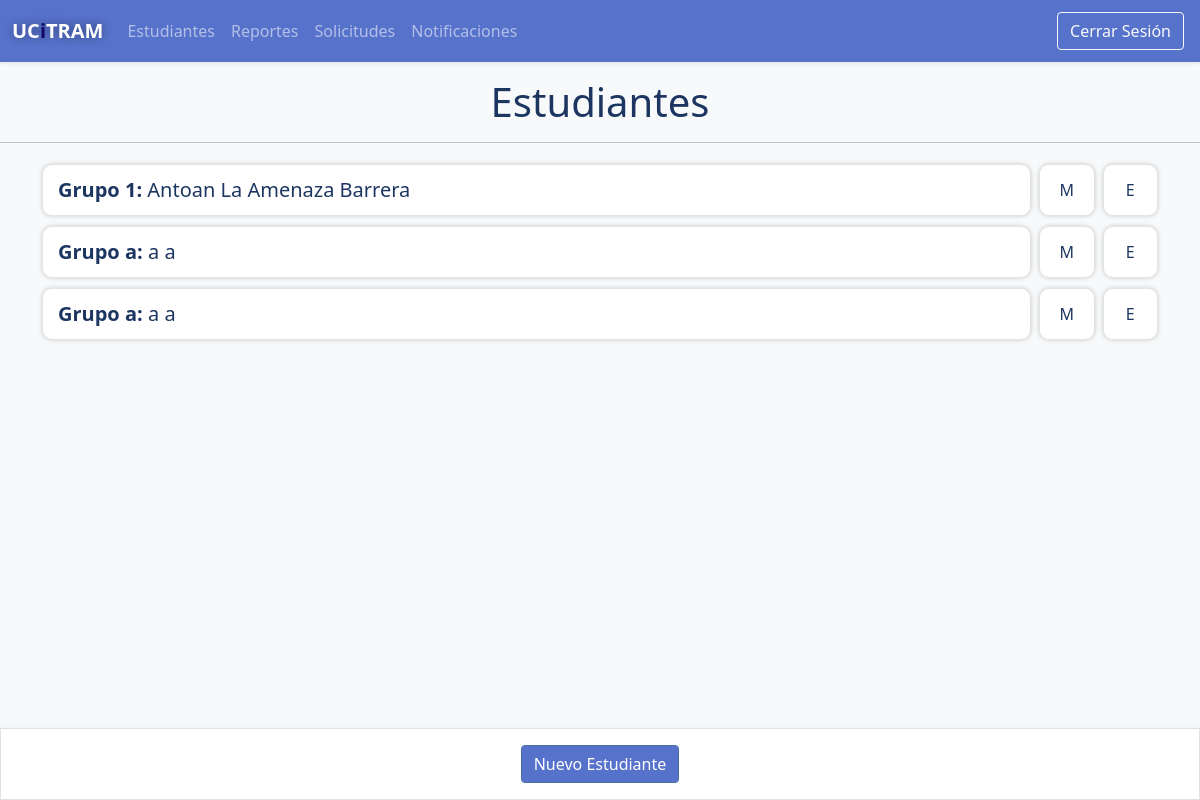
Page /secretario/estudiantes/ on the earlier database version.
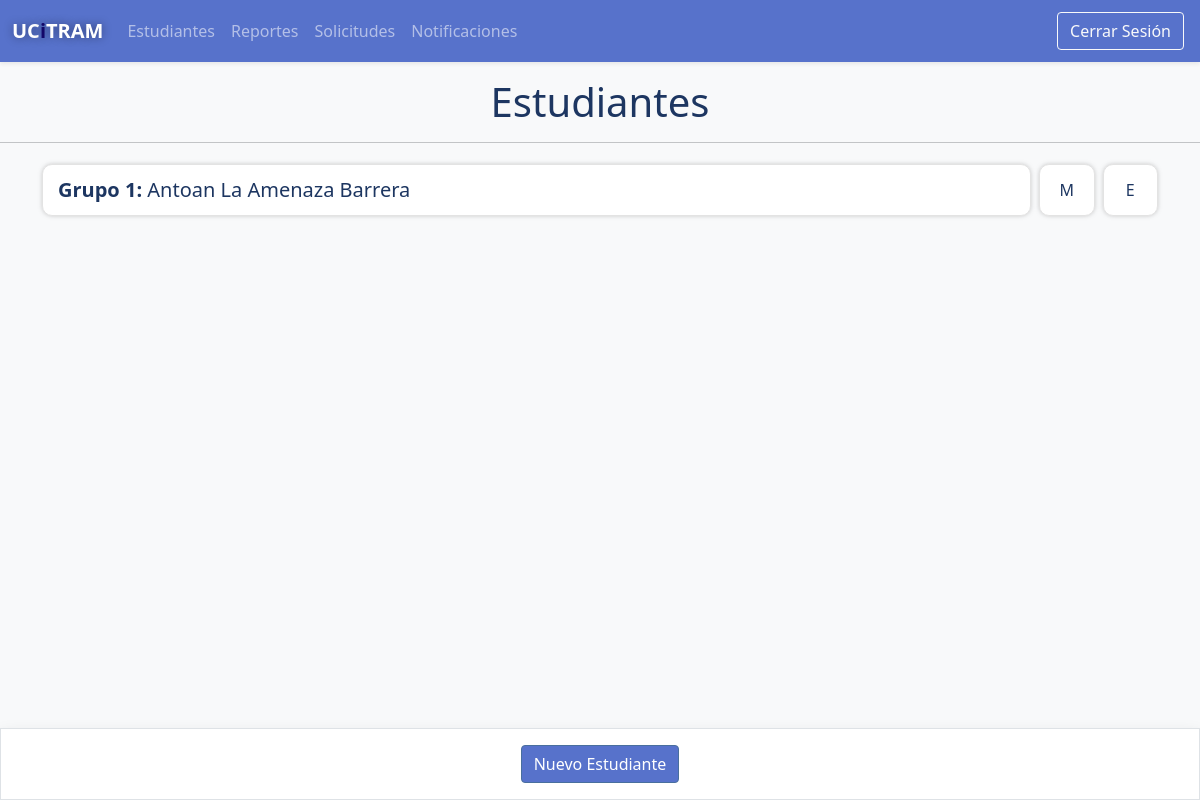
Same page on the later database version.
### app/models.py (models this page shows)
class Usuario(models.Model):
  usuario = models.OneToOneField(User, on_delete = models.CASCADE, primary_key = 1)
  rol = models.CharField(max_length = 20, blank = 0, null = 0)
  class Meta:
    verbose_name = 'Usuario'
    verbose_name_plural = 'Usuarios'
    db_table = 'usuario'

class Estudiante(Usuario):
  grupo = models.CharField(max_length = 20, null = 0, blank = 0)
  anno = models.IntegerField(default = 1)
  class Meta:
    verbose_name = 'Estudiante'
    verbose_name_plural = 'Estudiantes'
    db_table = 'estudiantes'

class Usuario(models.Model):
  usuario = models.OneToOneField(User, on_delete = models.CASCADE, primary_key = 1)
  rol = models.CharField(max_length = 20, blank = 0, null = 0)
  class Meta:
    verbose_name = 'Usuario'
    verbose_name_plural = 'Usuarios'
    db_table = 'usuario'

### app/views/secretario/views.py (the view)
# urls.py: path('estudiantes/', ListarEstudiantes.as_view(), name='listar_estudiantes'),
class ListarEstudiantes(ListView):
  rol = 'secretario'
  model = Estudiante
  template_name = 'secretario/estudiantes/listar_estudiantes.html'
  def get_queryset(self):
    return Estudiante.objects.all().order_by('usuario__first_name')

### templates/secretario/estudiantes/listar_estudiantes.html
{% extends "layout/base_secretario.html" %}
{% load static %}
{% block 'sub-estilos' %}
<link rel="stylesheet" href="{% static 'css/secretario/lista.css' %}">
{% endblock %}
{% block 'contenido' %}
  <div class="fixed-bottom d-flex p-3 justify-content-center bg-white border shadow">
    <a href="{% url 'crear_estudiante' %}" class="btn btn-secretario">Nuevo Estudiante</a>
  </div>
  <div class='text-center mt-3 user-select-none'>
    <h1>Estudiantes</h1>
  </div>
  <hr>
  <div class="container">
    <div class='lista'>
      {% for estudiante in object_list %}
      <div class="lista-item">
        <a class="lista-item-link" href="{% url 'visualizar_estudiante' estudiante.pk %}"
        style="font-size: 20px;">
        <b>Grupo {{estudiante.grupo}}:</b>
        {{estudiante.usuario.first_name}}
        {{estudiante.usuario.last_name}}
      </a>
      <a href="{% url 'modificar_estudiante' estudiante.pk %}" class="lista-item-btn btn-modificar">M</a>
      <a href="{% url 'eliminar_estudiante' estudiante.pk %}" class="lista-item-btn btn-eliminar">E</a>
      </div>
      {% endfor %}
    </div>
    <div class="mt-5 p-4"></div>
  </div>
{% endblock %}

Differences in the rows shown:
removed Estudiante: grupo "a", usuario.first_name "a", usuario.last_name "a"
removed Estudiante: grupo "a", usuario.first_name "a", usuario.last_name "a"
